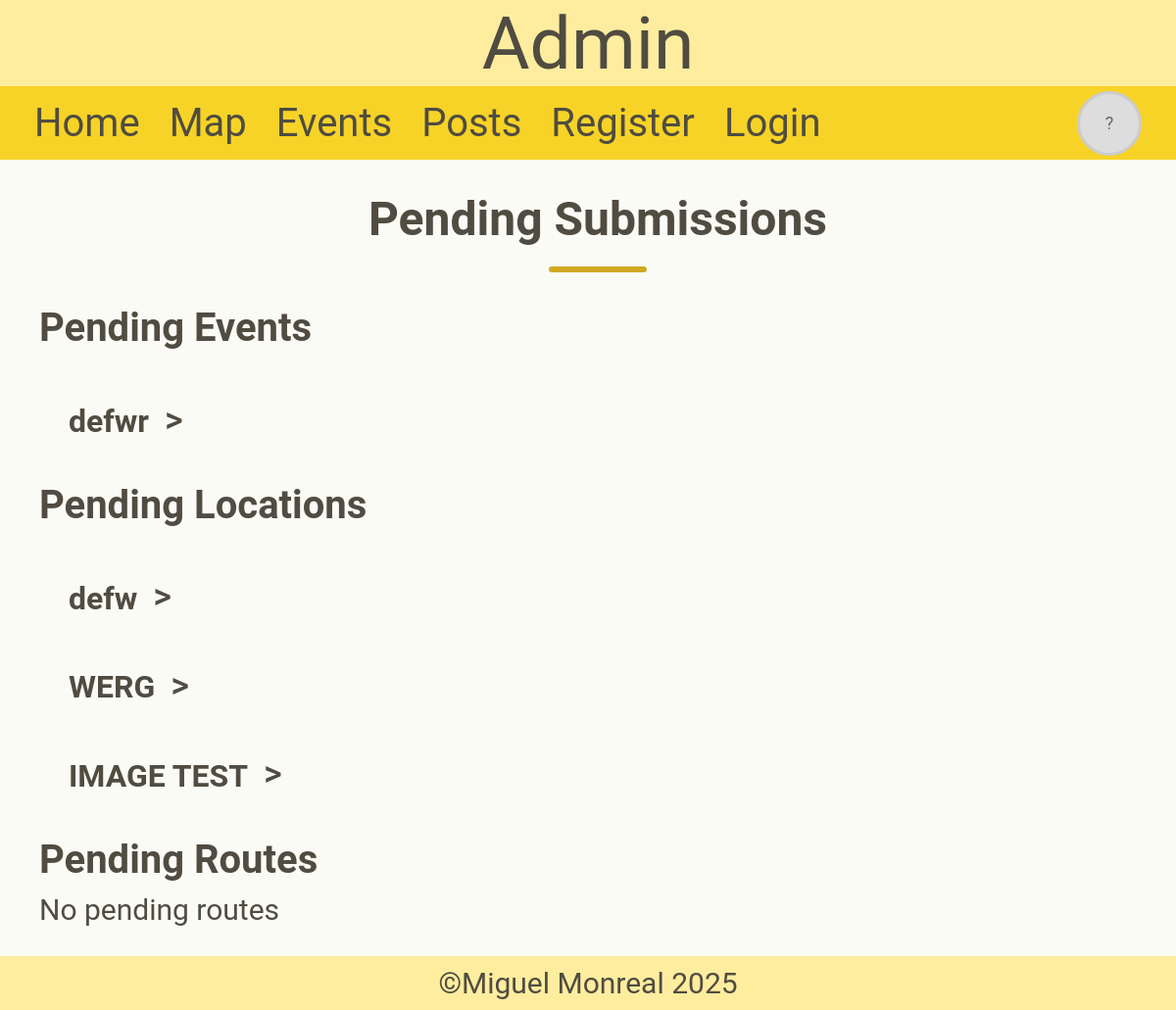
/admin, run on an earlier commit of the app's database.
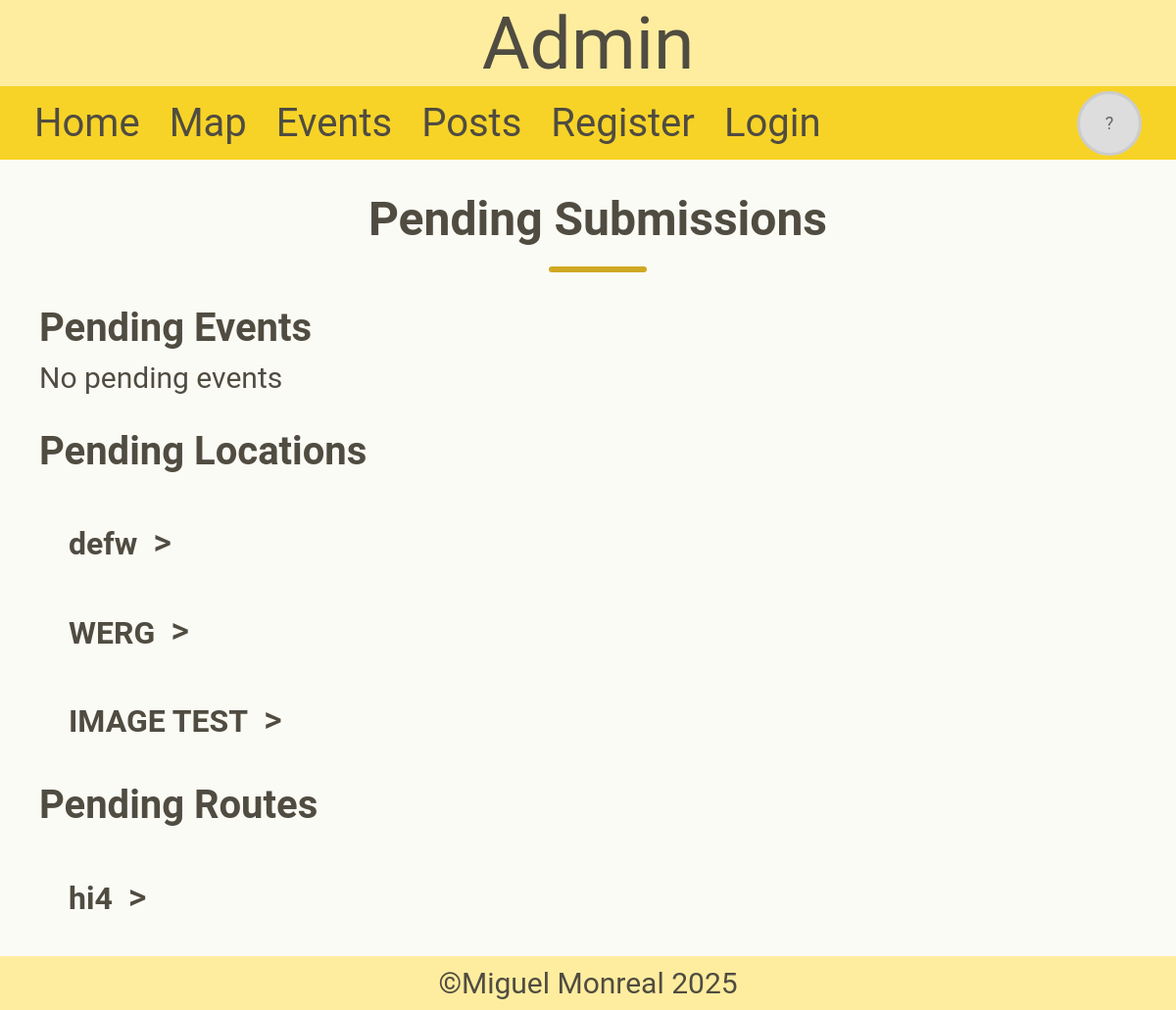
And on a later commit of the database.
### tables this page shows
CREATE TABLE Event (id INTEGER PRIMARY KEY NOT NULL, name TEXT NOT NULL, post_date TEXT NOT NULL, start_date TEXT NOT NULL, end_date TEXT, description TEXT NOT NULL, full_description TEXT, location_id INTEGER REFERENCES Location (id), account_id INTEGER REFERENCES Account (id) NOT NULL, start_time TEXT NOT NULL, end_time TEXT, image TEXT, pending INTEGER (1));

CREATE TABLE Location (id INTEGER PRIMARY KEY NOT NULL, name TEXT NOT NULL, coordinates TEXT NOT NULL, setting_id REFERENCES Setting (id), image TEXT, pending INTEGER (1));

CREATE TABLE Route (id INTEGER PRIMARY KEY NOT NULL, name TEXT, grade TEXT NOT NULL, bolts INTEGER, location_id INTEGER REFERENCES Location (id), pending INTEGER (1));

### app.py (the view)
@app.route("/admin")
def admin():
    con = sqlite3.connect("climbing.db")
    cur = con.cursor()
    cur.execute("""SELECT Route.id, Route.name, Location.name, GROUP_CONCAT(Type.name, ', '), Route.grade, Route.bolts FROM Route
                JOIN Location ON Route.location_id = Location.id
                JOIN Route_Type ON Route.id = Route_Type.route_id
                JOIN Type ON Type.id = Route_Type.type_id
                WHERE Route.pending = 1
                GROUP BY Route.id;""")
    routes = cur.fetchall() # Gets all pending routes and their information
    cur.execute("""SELECT Location.id, Location.name, Location.coordinates, Setting.name, Location.image FROM Location
                JOIN Setting ON Location.setting_id = Setting.id
                WHERE Location.pending = 1;""")
    results = cur.fetchall() # Gets all pending locations and their information
    locations = []
    for result in results:
        coords = result[2].replace(" ", ",")
        row = [result[0], result[1], coords, result[3], result[4]]
        locations.append(row)
    events = get_events(1)
    con.close()
    return render_template("admin.html", header="Admin", routes=routes, locations=locations, events=events)

### app.py (called while the page is built, shortened)
@app.context_processor
def inject_user():
    return {
        "user_id": session.get("user_id"),
        "username": session.get("username"),
        "profile_picture": session.get("profile_picture"),
        "permission_level": session.get("permission_level"),
        "display_name": session.get("display_name"),
        "date": session.get("date"),
    }

def get_events(pending):
    con = sqlite3.connect("climbing.db")
    con.row_factory = sqlite3.Row # Returns results as a dictionary or a tuple that can be indexed, I will use as a dict for easier indexing so instead of event[9] for image(or whatever index it is) I can simply do event["image"]
    cur = con.cursor()
    cur.execute("""SELECT Event.id, Event.name, post_date, start_date, end_date, Event.description,
                Location.name AS location_name, Account.display_name, start_time, end_time, Event.pending, Event.image
                FROM Event
                JOIN Location ON Event.location_id = Location.id
                JOIN Account ON Event.account_id = Account.id
                WHERE Event.pending = ?;""", (pending,))
    events = cur.fetchall()
    events = [dict(event) for event in events]
    con.close()
    return events

### templates/admin.html (shortened to what this page needs)
{% extends 'layout.html' %}
{% block content %}
    <h1>Pending Submissions</h1>
    <div class="divider"></div>
    <h2>Pending Events</h2>
    {% if events %}
        <div class="pending-submissions">
            {% for event in events %}
                <div class="pending-header">
                    <h4>{{ event["name"] }}</h4>
                    <button class="toggle-button" onclick="toggleInfo(this, 'block')" style="top: 15px;">></button>
                </div>
            {% endfor %}
        </div>
    {% else %}
        <p>No pending events</p>
    {% endif %}
    <h2>Pending Locations</h2>
    {% if locations %}
        <div class="pending-submissions">
            {% for location in locations %}
                <div class="pending-header">
                    <h4>{{location[1]}}</h4>
                    <button class="toggle-button" onclick="toggleInfo(this, 'block')" style="top: 15px;">></button>
                </div>
            {% endfor %}
        </div>
    {% else %}
        <p>No pending locations</p>
    {% endif %}
    <h2>Pending Routes</h2>
    {% if routes %}
        <div class="pending-submissions">
            {% for route in routes %}
                <div class="pending-header">
                    <h4>{{route[1]}}</h4>
                    <button class="toggle-button" onclick="toggleInfo(this, 'block')" style="top: 15px;">></button>
                </div>
            {% endfor %}
        </div>
    {% else %}
        <p>No pending routes</p>
    {% endif %}
{% endblock %}

### templates/layout.html (shortened to what this page needs)
<!DOCTYPE html>
<html lang="en">
<head>
    <link rel="stylesheet" href="/static/css/style.css">
    <link rel="stylesheet" href="https://cdnjs.cloudflare.com/ajax/libs/font-awesome/6.2.1/css/all.min.css">
</head>
<body>
    <header>{{ header }}</header>
    <nav class="navbar">
        <ul>
            <li><a href="/">Home</a></li>
            <li><a href="/map">Map</a></li>
            <li><a href="/events">Events</a></li>
            <li><a href="/posts">Posts</a></li>
            {% if not username %}
                <li><a href="/register">Register</a></li>
                <li><a href="/login">Login</a></li>
            {% endif %}
        </ul>
        <a href="/account" class="profile-link">
            <div class="profile">
                {% if profile_picture %}
                    <img src="{{ profile_picture }}" alt="no image found" class="profile-picture">
                {% else %}
                    <div class="profile-placeholder">?</div>
                {% endif %}
            </div>
        </a>
    </nav>
    <main>{% block content %}{% endblock %}</main>
    <footer>&copy;Miguel Monreal 2025</footer>
</body>
</html>

### static/css/style.css (style rules this page uses)
:root { --color-cream: #FBFBF5; --color-sunshine: #FEED9F; --color-gold: #F7D327; --color-mustard: #D0A823; --color-charcoal: #504C41; --color-papyrus: #FFFBEA; }
* { font-family: "roboto"; color: var(--color-charcoal); }
body { margin: 0; font-size: 30px; background-color: var(--color-cream); display: flex; flex-direction: column; min-height: 100vh; }
main { margin-left: 40px; margin-right: 20px; flex: 1; }
header { font-size: 75px; text-align: center; background-color: var(--color-sunshine); }
h1 { font-size: 3rem; font-weight: 700; color: var(--color-charcoal); text-align: center; margin-bottom: 10px; }
h2 { font-size: 2.5rem; font-weight: 600; color: var(--color-charcoal); margin-bottom: 10px; }
h4 { font-size: 2rem; font-weight: 600; color: var(--color-charcoal); margin-bottom: 10px; }
p { margin: 0; }
.divider { height: 6px; width: 100px; background-color: var(--color-mustard); margin: 20px auto; border-radius: 5px; }
footer { background-color: var(--color-sunshine); padding: 10px; text-align: center; color: var(--color-charcoal); margin-top: 30px; }
.navbar { background-color: var(--color-gold); display: flex; justify-content: space-between; align-items: center; min-height: 75px; }
.navbar ul { display: flex; justify-content: flex-start; align-items: stretch; list-style-type: none; padding: 0; margin-left: 20px; margin-top: 0; margin-bottom: 0; overflow: hidden; height: 100%; }
.navbar li { height: 100%; display: flex; align-items: stretch; }
.navbar a { color: var(--color-charcoal); text-decoration: none; padding: 0 15px; text-align: center; font-size: 40px; height: 100%; display: flex; align-items: center; justify-content: center; }
.profile-link { margin-right: 20px; }
.profile { display: flex; justify-content: center; align-items: center; }
.profile-picture, .profile-placeholder { border-radius: 50%; border: 3px solid #ccc; width: 60px; height: 60px; object-fit: cover; }
.profile-placeholder { background-color: #ddd; display: flex; align-items: center; justify-content: center; font-size: 18px; color: #666; }
.toggle-button { position: relative; cursor: pointer; font-size: 1.2em; border: none; background: none; font-weight: 500; }
.pending-header { display: flex; align-items: center; gap: 10px; justify-content: flex-start; }
.pending-submissions { margin-left: 30px; }

What changed in the data, as far as the page shows it:
removed Event: name "defwr"
added Route: name "hi4"
Also different on the page:
text no longer shown: "No pending routes"
text now shown: "No pending events"
